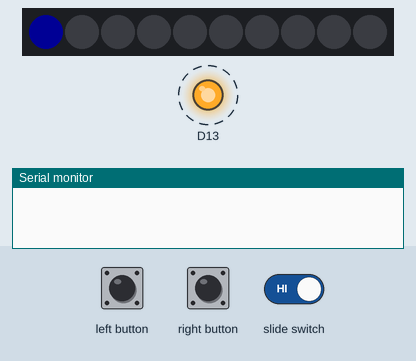
Simulated run of this sketch. Board: Adafruit Circuit Playground Express. Parts: 10 RGB LEDs in strip order, left to right, output pins drawn as LEDs (lit = HIGH), the last lines printed to the serial monitor. Dashed ring = blinking. The inputs (shaded band) are chosen by the test bench. Dim RGB values are drawn brighter than linear; random numbers use the default seed unless the sketch sets one.

Above: at 2.2 s.
2.3 s: left button pressed for 1 s
At 3.5 s:
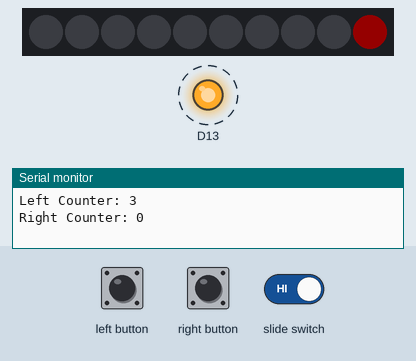
3.9 s: right button pressed for 3.2 s
At 7.1 s:
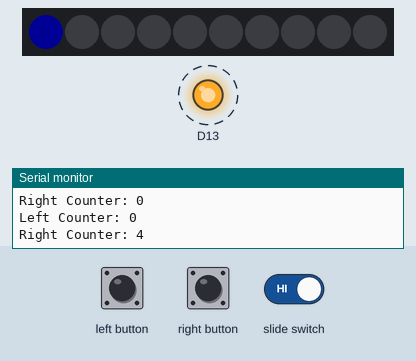
7.7 s: left button pressed for 3.2 s
At 14.6 s:
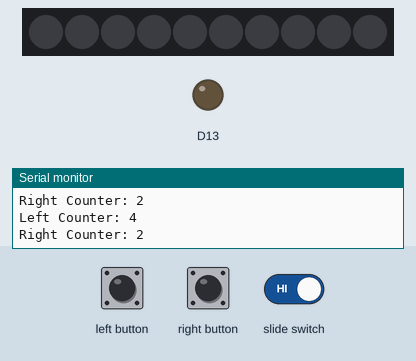
Timing chart, 0 to 16.1 s (numbered marks = the images above; inputs shaded):
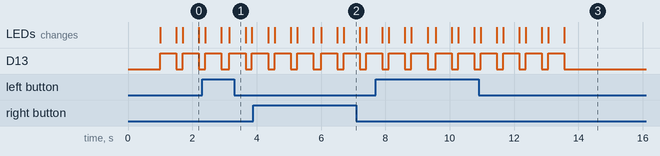

The sketch:

Memory_Game.ino
```cpp
#include <Adafruit_CircuitPlayground.h>

bool switchState;
int rCounter = 0;
int lCounter = 0;
volatile int difficulty = 3;
bool lost = false;
bool buttonPress;
int currNum;

void setup() {
  CircuitPlayground.begin();
  Serial.begin(9600);

  pinMode(7, INPUT_PULLUP);

  switchState = CircuitPlayground.slideSwitch();
  delay(1000);
}

void loop() {
  switchState = CircuitPlayground.slideSwitch();
  rCounter = 0;
  lCounter = 0;

  if (!lost) {
    int i;
    buttonPress = false;

    for (i = 0; i < difficulty; i++) {
      currNum = GenState();
      if (currNum == 0) {
        rCounter++;
        CircuitPlayground.strip.setPixelColor(9, 255, 0, 0);
        CircuitPlayground.redLED(true);
        CircuitPlayground.strip.show();
        delay(500);
        CircuitPlayground.strip.setPixelColor(9, 0);
        CircuitPlayground.redLED(false);
        CircuitPlayground.strip.show();
      } else {
        lCounter++;
        CircuitPlayground.strip.setPixelColor(0, 0, 0, 255);
        CircuitPlayground.redLED(true);
        CircuitPlayground.strip.show();
        delay(500);
        CircuitPlayground.strip.setPixelColor(0, 0);
        CircuitPlayground.redLED(false);
        CircuitPlayground.strip.show();
      }
      delay(200);
    }

    Serial.print("Left Counter: ");
    Serial.println(lCounter);
    Serial.print("Right Counter: ");
    Serial.println(rCounter);

    if (rCounter == lCounter) {
      rCounter++;
    }

    while (!buttonPress) {
      if (CircuitPlayground.rightButton() && !buttonPress) {
        buttonPress = true;
        if (rCounter > lCounter) {
          ++difficulty;
          delay(50);
        } else {
          lost = true;
        }
      }
      if (CircuitPlayground.leftButton() && !buttonPress) {
        buttonPress = true;
        if (lCounter > rCounter) {
          ++difficulty;
          delay(50);
        } else {
          lost = true;
        }
      }
    }
  }
}

int GenState() {
  int randNum;
  randNum = random(0, 2);
  return randNum;
}
```

Measured:
- by itself, D13: alternates HIGH for 0.50 s and LOW for 0.20 s, 17 changes in all, then stays LOW
- what the display in image 0 shows lasts 0.5 s, from 1.7 s to 2.2 s
